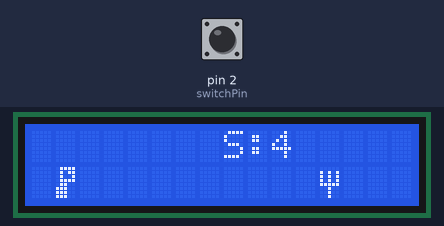
Recording of a sketch running on a simulated Arduino Uno, built with avr-gcc and run on an emulated ATmega328P. On the bench: 16×2 character LCD. The test bench sets the inputs (shaded band); at power-on: pin 2 (switchPin) HIGH. Random numbers use the default seed unless the sketch sets one; what the sketch prints to the serial monitor is not drawn.

Above: at 1.2 s.
1.3 s: pin 2 (switchPin) pulled LOW for 3.2 s
At 1.56 s:
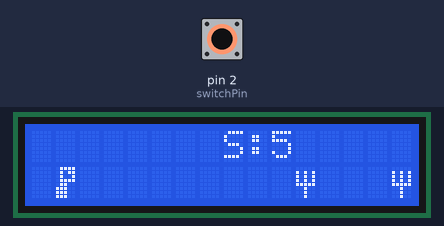
At 5.5 s:
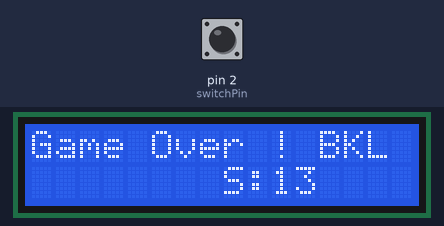
Timing chart, 0 to 7.0 s (numbered marks = the images above; inputs shaded):
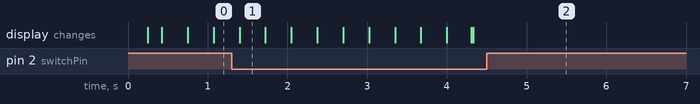

The sketch:

dino_game.ino
```cpp
// include the library code:
#include <LiquidCrystal.h>
#include <stdbool.h>
// initialize the library by associating any needed LCD interface pin
const int rs = 13, en = 12, d4 = 8, d5 = 9, d6 = 10, d7 = 11;
LiquidCrystal lcd(rs, en, d4, d5, d6, d7);
int switchPin=2;
int rel_space_1,rel_space_2,rel_space_3;
int first_tree_pos=15;
float t= 1.0;
bool game_over = false ;
int score = 0;
bool previousButtonState = false;
// Making Graphics
byte dino_pranjal[8] = {
  B01111,
  B01010,
  B01010,
  B01111,
  B01100,
  B11100,
  B11100,
  B11100
};
byte dino[8] = {
  0b01111,
  0b01011,
  0b01001,
  0b01111,
  0b01100,
  0b11100,
  0b11100,
  0b11100
};
byte tree[8] = {
  B00000,
  B10101,
  B10101,
  B10101,
  B11111,
  B00100,
  B00100,
  B00100
};
#include <stdio.h>
#include <stdlib.h>
#include <time.h>


void setup()
{
  pinMode(switchPin,INPUT);
  lcd.begin(16,2);
  lcd.createChar(0,dino);
  lcd.createChar(1,tree);
  lcd.createChar(2,tree);
  lcd.createChar(3,tree);
  lcd.createChar(4,dino_pranjal);
  //Initial Cursor set
  lcd.setCursor(1,1);
  //Displaying Dino. Fixing it at (0,1)
  lcd.write((byte)0);
  Serial.begin(9600);
  srand(time(0));
  rel_space_1 = (rand()%3)+3;
  rel_space_2 = (rand()%3)+3;
}

void loop() {
  srand(time(0));
  rel_space_3=(rand()%3) +3;
  while(first_tree_pos>=0)
  {
  Serial.print("Rel_Space_1 :");
  Serial.println(rel_space_1);
  Serial.print("Rel_Space_2 :");
  Serial.println(rel_space_2);
  Serial.print("Rel_Space_3 :");
  Serial.println(rel_space_3);
    if(game_over)
    {
     first_tree_pos=2;
     lcd.setCursor(8,1);
     lcd.print("S:");
     lcd.print(score);
     break;
    }
    if((digitalRead(switchPin)==0 && first_tree_pos==2))
    {
      lcd.clear();
      lcd.setCursor(0,0);
      lcd.print("Game Over ! BKL");
      game_over=true;
      break;
     }
    score=score+1;
    lcd.setCursor(8,0);
    lcd.print("S:");
    lcd.print(score);
    t=1.0;
    bool currentButtonState = digitalRead(switchPin);
    Serial.print("Switch_State :");
    Serial.println(currentButtonState);
    Serial.println("****************");
   if(currentButtonState==HIGH && previousButtonState==LOW)
  {
    t=0.5;
    lcd.clear();
    lcd.setCursor(1,0);
    lcd.write((byte)4);
    delay(150);
    lcd.clear();
    lcd.setCursor(1,1);
    lcd.write((byte)0);
    lcd.setCursor(8,0);
    lcd.print("S:");
    lcd.print(score);
  }
  previousButtonState = currentButtonState;
  //Displaying 2 Trees and moving the trees with time
  for(int j=0;j<=15;j++)
  {
    lcd.setCursor(j,1);
    if(j==1){continue;}
    lcd.print(" ");
  }
  lcd.setCursor(first_tree_pos,1);
  lcd.write((byte)1);
  for(int i=1;i<=rel_space_1;i++)
  {
  lcd.print(" ");
  }
  lcd.write((byte)1);
  first_tree_pos=first_tree_pos-1;
  for(int i=1;i<=rel_space_2;i++)
  {
  lcd.print(" ");
  }
  lcd.write((byte)2);
  for(int i=1;i<=rel_space_3;i++)
  {
  lcd.print(" ");
  }
  lcd.write((byte)3);
  lcd.setCursor(1,1);
  lcd.write((byte)0);
  delay(300*t);
  //We need to erase previous copies therefore clear but this also erases our dino
  }
  first_tree_pos=rel_space_1;
  rel_space_1=rel_space_2;
  rel_space_2 = rel_space_3;
  //Serial.println(digitalRead(switchPin));
  }
```
